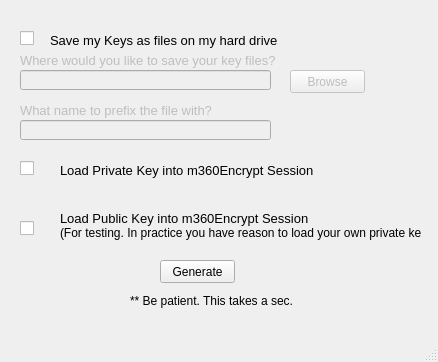
<?xml version="1.0" encoding="UTF-8"?>
<ui version="4.0">
 <class>GenKeysWindow</class>
 <widget class="QMainWindow" name="GenKeysWindow">
  <property name="geometry">
   <rect>
    <x>0</x>
    <y>0</y>
    <width>438</width>
    <height>362</height>
   </rect>
  </property>
  <property name="windowTitle">
   <string>Generate Keys</string>
  </property>
  <widget class="QWidget" name="centralwidget">
   <widget class="QLineEdit" name="lineEditFileLocation">
    <property name="enabled">
     <bool>false</bool>
    </property>
    <property name="geometry">
     <rect>
      <x>20</x>
      <y>70</y>
      <width>251</width>
      <height>20</height>
     </rect>
    </property>
   </widget>
   <widget class="QPushButton" name="pushButtonBrowse">
    <property name="enabled">
     <bool>false</bool>
    </property>
    <property name="geometry">
     <rect>
      <x>290</x>
      <y>70</y>
      <width>75</width>
      <height>23</height>
     </rect>
    </property>
    <property name="text">
     <string>Browse</string>
    </property>
   </widget>
   <widget class="QPushButton" name="pushButtonGenerate">
    <property name="geometry">
     <rect>
      <x>160</x>
      <y>260</y>
      <width>75</width>
      <height>23</height>
     </rect>
    </property>
    <property name="text">
     <string>Generate</string>
    </property>
   </widget>
   <widget class="QLabel" name="label">
    <property name="enabled">
     <bool>false</bool>
    </property>
    <property name="geometry">
     <rect>
      <x>20</x>
      <y>50</y>
      <width>331</width>
      <height>21</height>
     </rect>
    </property>
    <property name="font">
     <font>
      <pointsize>12</pointsize>
      <weight>50</weight>
      <bold>false</bold>
     </font>
    </property>
    <property name="text">
     <string>&lt;html&gt;&lt;head/&gt;&lt;body&gt;&lt;p&gt;&lt;span style=&quot; font-size:10pt;&quot;&gt;Where would you like to save your key files?&lt;/span&gt;&lt;/p&gt;&lt;/body&gt;&lt;/html&gt;</string>
    </property>
   </widget>
   <widget class="QCheckBox" name="checkBox">
    <property name="geometry">
     <rect>
      <x>20</x>
      <y>30</y>
      <width>21</width>
      <height>17</height>
     </rect>
    </property>
    <property name="text">
     <string/>
    </property>
   </widget>
   <widget class="QLabel" name="label_2">
    <property name="geometry">
     <rect>
      <x>50</x>
      <y>30</y>
      <width>271</width>
      <height>21</height>
     </rect>
    </property>
    <property name="text">
     <string>&lt;html&gt;&lt;head/&gt;&lt;body&gt;&lt;p&gt;&lt;span style=&quot; font-size:10pt;&quot;&gt;Save my Keys as files on my hard drive&lt;/span&gt;&lt;/p&gt;&lt;/body&gt;&lt;/html&gt;</string>
    </property>
   </widget>
   <widget class="QCheckBox" name="checkBox_2">
    <property name="geometry">
     <rect>
      <x>20</x>
      <y>160</y>
      <width>16</width>
      <height>17</height>
     </rect>
    </property>
    <property name="text">
     <string/>
    </property>
   </widget>
   <widget class="QLabel" name="label_3">
    <property name="geometry">
     <rect>
      <x>60</x>
      <y>160</y>
      <width>311</width>
      <height>21</height>
     </rect>
    </property>
    <property name="text">
     <string>&lt;html&gt;&lt;head/&gt;&lt;body&gt;&lt;p&gt;&lt;span style=&quot; font-size:10pt;&quot;&gt;Load Private Key into m360Encrypt Session&lt;/span&gt;&lt;/p&gt;&lt;/body&gt;&lt;/html&gt;</string>
    </property>
   </widget>
   <widget class="QCheckBox" name="checkBox_3">
    <property name="geometry">
     <rect>
      <x>20</x>
      <y>220</y>
      <width>16</width>
      <height>17</height>
     </rect>
    </property>
    <property name="text">
     <string/>
    </property>
   </widget>
   <widget class="QLabel" name="label_4">
    <property name="geometry">
     <rect>
      <x>60</x>
      <y>210</y>
      <width>361</width>
      <height>31</height>
     </rect>
    </property>
    <property name="text">
     <string>&lt;html&gt;&lt;head/&gt;&lt;body&gt;&lt;p&gt;&lt;span style=&quot; font-size:10pt;&quot;&gt;Load Public Key into m360Encrypt Session &lt;/span&gt;&lt;br/&gt;(For testing. In practice you have reason to load your own private key)&lt;/p&gt;&lt;/body&gt;&lt;/html&gt;</string>
    </property>
   </widget>
   <widget class="QLabel" name="label_5">
    <property name="enabled">
     <bool>false</bool>
    </property>
    <property name="geometry">
     <rect>
      <x>20</x>
      <y>100</y>
      <width>331</width>
      <height>21</height>
     </rect>
    </property>
    <property name="font">
     <font>
      <pointsize>12</pointsize>
      <weight>50</weight>
      <bold>false</bold>
     </font>
    </property>
    <property name="text">
     <string>&lt;html&gt;&lt;head/&gt;&lt;body&gt;&lt;p&gt;&lt;span style=&quot; font-size:10pt;&quot;&gt;What name to prefix the file with?&lt;/span&gt;&lt;/p&gt;&lt;/body&gt;&lt;/html&gt;</string>
    </property>
   </widget>
   <widget class="QLineEdit" name="filenamePrefix">
    <property name="enabled">
     <bool>false</bool>
    </property>
    <property name="geometry">
     <rect>
      <x>20</x>
      <y>120</y>
      <width>251</width>
      <height>20</height>
     </rect>
    </property>
   </widget>
   <widget class="QLabel" name="label_6">
    <property name="geometry">
     <rect>
      <x>130</x>
      <y>290</y>
      <width>221</width>
      <height>21</height>
     </rect>
    </property>
    <property name="text">
     <string>** Be patient. This takes a sec.</string>
    </property>
   </widget>
  </widget>
  <widget class="QMenuBar" name="menubar">
   <property name="geometry">
    <rect>
     <x>0</x>
     <y>0</y>
     <width>438</width>
     <height>21</height>
    </rect>
   </property>
  </widget>
  <widget class="QStatusBar" name="statusbar"/>
 </widget>
 <resources/>
 <connections>
  <connection>
   <sender>pushButtonBrowse</sender>
   <signal>clicked()</signal>
   <receiver>GenKeysWindow</receiver>
   <slot>browseFiles()</slot>
   <hints>
    <hint type="sourcelabel">
     <x>336</x>
     <y>91</y>
    </hint>
    <hint type="destinationlabel">
     <x>364</x>
     <y>27</y>
    </hint>
   </hints>
  </connection>
  <connection>
   <sender>pushButtonGenerate</sender>
   <signal>clicked()</signal>
   <receiver>GenKeysWindow</receiver>
   <slot>generateKeys()</slot>
   <hints>
    <hint type="sourcelabel">
     <x>234</x>
     <y>241</y>
    </hint>
    <hint type="destinationlabel">
     <x>243</x>
     <y>107</y>
    </hint>
   </hints>
  </connection>
  <connection>
   <sender>checkBox</sender>
   <signal>clicked()</signal>
   <receiver>GenKeysWindow</receiver>
   <slot>enableGenBrowseFiles()</slot>
   <hints>
    <hint type="sourcelabel">
     <x>26</x>
     <y>63</y>
    </hint>
    <hint type="destinationlabel">
     <x>102</x>
     <y>24</y>
    </hint>
   </hints>
  </connection>
 </connections>
 <slots>
  <slot>browseFiles()</slot>
  <slot>generateKeys()</slot>
  <slot>enableGenBrowseFiles()</slot>
 </slots>
</ui>
